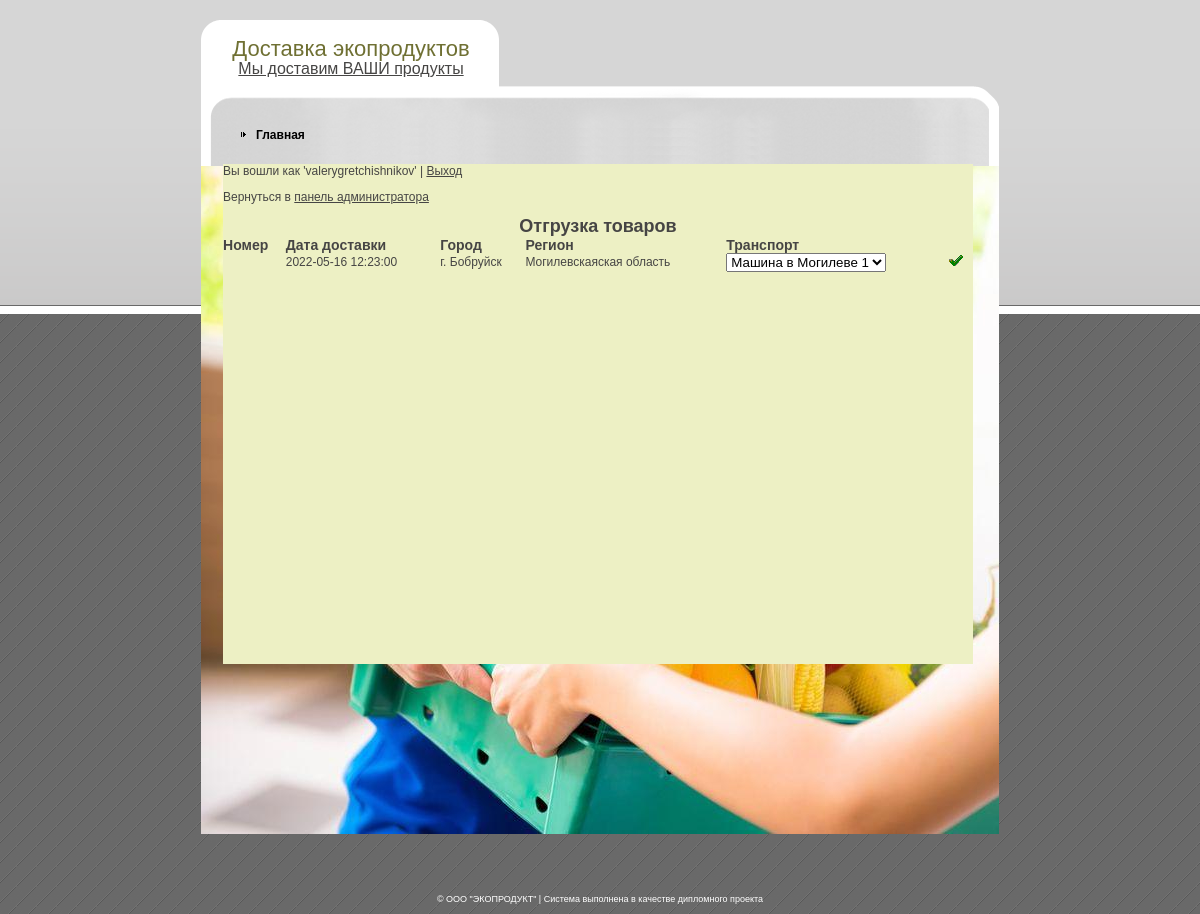
The app's page /admin_shipment.php (signed in), older data.
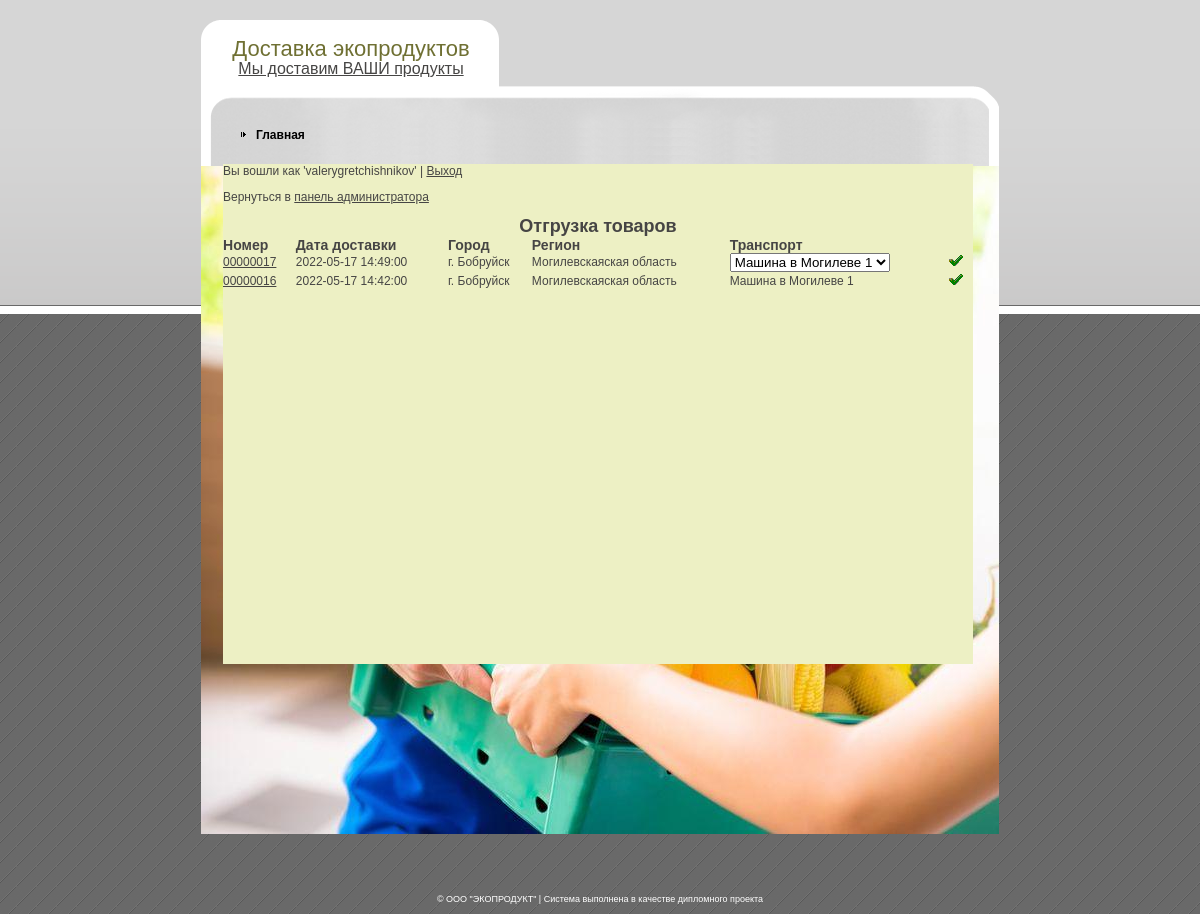
The same page, newer data.
### tables this page shows
CREATE TABLE IF NOT EXISTS `orders` (
  `id` int(11) NOT NULL AUTO_INCREMENT,
  `number` varchar(8) NOT NULL,
  `id_customer` int(11) NOT NULL,
  `id_address` int(11) NOT NULL,
  `id_status` int(11) NOT NULL,
  `delivery_date` datetime NOT NULL,
  `creation_date` datetime NOT NULL,
  PRIMARY KEY (`id`),
  KEY `id_customer` (`id_customer`),
  KEY `id_address` (`id_address`),
  KEY `id_status` (`id_status`)
);

CREATE TABLE IF NOT EXISTS `points` (
  `id` int(11) NOT NULL AUTO_INCREMENT,
  `point` varchar(50) NOT NULL,
  `idregion` int(11) NOT NULL,
  `is_region_center` tinyint(1) NOT NULL,
  PRIMARY KEY (`id`),
  KEY `idregion` (`idregion`)
);

CREATE TABLE IF NOT EXISTS `region` (
  `id` int(11) NOT NULL AUTO_INCREMENT,
  `region` varchar(50) NOT NULL,
  PRIMARY KEY (`id`)
);

### lib_db.php (called while the page is built, shortened)
<?php
function dataBaseToArray($resultat)
{
    $array = array();
    while($row = mysql_fetch_assoc($resultat))
	{
        $array[] = $row;
    }
    return $array;
}
function getOrdersInProcess()
{
    $sql = "SELECT o.id as id_order, o.number, r.id as id_region, r.region, o.delivery_date, p.point, o.id_status,
                    q.id_transport, q.name
            FROM orders o
            JOIN addresses a ON a.id = o.id_address
            JOIN points p ON p.id = a.id_point
            JOIN region r ON r.id = p.idregion
            LEFT JOIN (SELECT id_order, id_transport, name
                        FROM shipment s
                        JOIN transport t ON s.id_transport = t.id) q ON q.id_order = o.id
            WHERE o.id_status IN (2, 6, 7)";
    $resultat = mysql_query($sql) or die(mysql_error());
    return dataBaseToArray($resultat);
}
function getTransportByRegion($id_region)
{
    $sql = "SELECT id, name
            FROM transport t
            WHERE id_region = $id_region";
    $resultat = mysql_query($sql) or die(mysql_error());
    return dataBaseToArray($resultat);
}
			$error = 1;?>

### admin_shipment.php (the view, shortened to what this page needs)
<?php
require "lib_db.php";
?>
<!DOCTYPE html PUBLIC "-//W3C//DTD XHTML 1.0 Strict//EN" "http://www.w3.org/TR/xhtml1/DTD/xhtml1-strict.dtd">
<html xmlns="http://www.w3.org/1999/xhtml" xml:lang="en" lang="en">
<head>
    <link rel="stylesheet" href="style.css" type="text/css" charset="utf-8" />
</head>
<body>
<div id="outer">
    <div id="wrapper">
        <div id="body-bot">
            <div id="body-top">
                <div id="logo">
                    <h1>Доставка экопродуктов</h1>
                    <p><a href="adminform.php" target="_parent">Мы доставим ВАШИ продукты</a></p>
                </div>
                <div id="nav">
                    <ul>
                        <li><a href="index.php">Главная</a></li>
                    </ul>
                </div>
                <div id="gboxm">
                    <?php
                    $login = $_SESSION['login'];
                    $password = $_SESSION['password'];
                    if(empty($login) and empty($password))
                    {
                        echo "<h2>Ошибка!</h2>";
                        echo "<p>Необходимо пройти авторизацию | <a href='adminform.php'>Вход</a></p>";
                    }
                    else
                    {
                    echo "<p>Вы вошли как '$login' | <a href='../exit.php'>Выход</a></p>";
                    echo "<p>Вернуться в <a href='adminform.php'>панель администратора</a></p>";?>
                    <h2><center>Отгрузка товаров</center></h2>
                    <table border="0" cellpadding="0" cellspacing="0" width="100%">
                        <tr>
                            <td><h3>Номер</h3></td>
                            <td><h3>Дата доставки</h3></td>
                            <td><h3>Город</h3></td>
                            <td><h3>Регион</h3></td>
                            <td><h3>Транспорт</h3></td>
                            <td width=25></td>
                        </tr>
                        <?
                        $orders_in_process = getOrdersInProcess();
                        foreach($orders_in_process as $order)
                        {
                            $transports = getTransportByRegion($order["id_region"])
                        ?>
                            <tr>
                                <td><a href="order_details.php?id=<?=$order["id_order"]?>&status=<?=$order["id_status"]?>"><?=$order["number"]?></a></td>
                                <td><?=$order["delivery_date"]?></td>
                                <td><?=$order["point"]?></td>
                                <td><?=$order["region"]?></td>
                                <form method="post" action="set_transport.php">
                                <td>
                                    <?
                                    if ($order["id_status"] == 2)
                                    {
                                        echo "<select name='id_transport'>";
                                        foreach ($transports as $transport)
                                            echo "<option value='$transport[id]'>$transport[name]</option>";
                                        echo "</select>";
                                    }
                                    else echo $order["name"];
                                    ?>
                                </td>
                                <td><input type="image" name="submit" src="images/logos/edit.ico"></td>
                                </form>
                            </tr>
                        <?}
                        echo "</table>";
                        }?>
                </div>
            </div>
        </div>
    </div>
</div>
<div id="copyright"> &copy; ООО "ЭКОПРОДУКТ" | Система выполнена в качестве дипломного проекта</div>
</body>
</html>

### style.css (style rules this page uses)
html, body, h1, h2, h3, h4 { margin: 0; padding: 0; }
a { color: #464544; }
body { background: url(images/logos/page_bg.gif); text-align: center; font: 12px arial, sans-serif; color: #464544; padding-bottom: 10px; }
#outer { background: top left url(images/logos/page_bg_top.gif) repeat-x; padding-top: 20px; }
#wrapper { text-align: left; margin: auto; width: 798px; position: relative; background: url(images/logos/body_bg.gif) repeat-y; }
#body-bot { background: bottom left url(images/logos/body_bg_bot.jpg) no-repeat; }
#body-top { background: url(images/logos/body_bg_top.gif) no-repeat; min-height: 800px; _height: 800px; padding-bottom: 14px; }
#logo { width: 25em; text-align: center; }
#logo h1 { color: #6F7033; font: 22px "Arial narrow", arial, sans-serif; line-height: 1; padding-top: 0.8em; }
#logo p { color: #464544; font: 16px "Arial narrow", arial, sans-serif; margin: 0; }
#nav { margin-top: 50px; }
#nav li { list-style: none; float: left; background: left center url(images/logos/arr.gif) no-repeat; padding-left: 15px; padding-right: 20px; }
#nav a { color: #000; text-decoration: none; font-weight: bold; }
#gboxm { width: 750px; min-height: 500px; margin-top: 22px; margin-left: 22px; margin-bottom: 22px; background-color: #EDF0C4; }
#copyright { font-size: 9px; color: #fff; margin-top: 60px; }

Row changes from the older to the newer data that the page shows:
removed orders: delivery_date "2022-05-16 12:23:00", points.point "г. Бобруйск", region.region "Могилевскаяская область"
added orders: number "00000017", delivery_date "2022-05-17 14:49:00", points.point "г. Бобруйск", region.region "Могилевскаяская область"
added orders: number "00000016", delivery_date "2022-05-17 14:42:00", points.point "г. Бобруйск", region.region "Могилевскаяская область", name "Машина в Могилеве 1"
